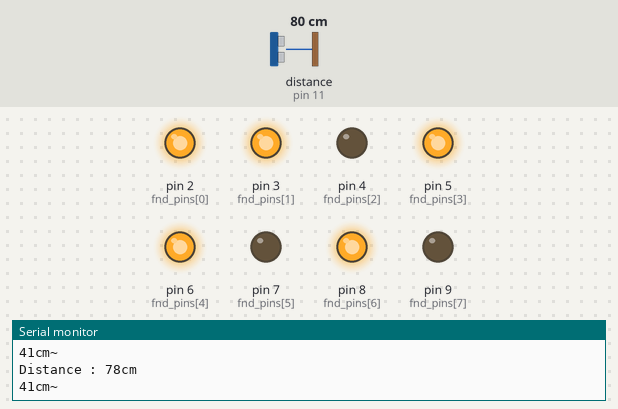
Bench run of a sketch on a simulated Arduino Uno, built with avr-gcc and run on an emulated ATmega328P. On the bench: output pins drawn as LEDs (lit = HIGH), the last lines printed to the serial monitor. Wiring (inferred from the names in the program): ultrasonic range finder: trigger pin 12; echo pin 11. The test bench sets the inputs (shaded band); at power-on: distance to the obstacle (sensor on pin 11) 80 cm. The echo pulse lasts 58.3 µs per cm; pins used as bus, display or sensor lines are not drawn.

Above: at 1.2 s.
1.3 s: distance to the obstacle (sensor on pin 11) set to 45 cm
4.3 s: distance to the obstacle (sensor on pin 11) set to 36 cm
At 5.0 s:
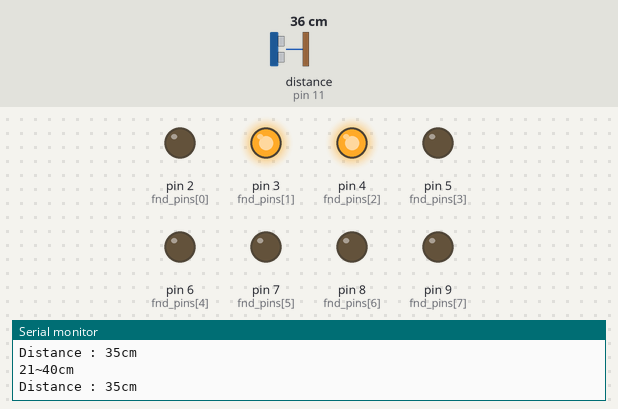
5.8 s: distance to the obstacle (sensor on pin 11) set to 23 cm
8.8 s: distance to the obstacle (sensor on pin 11) set to 18 cm
At 10.0 s:
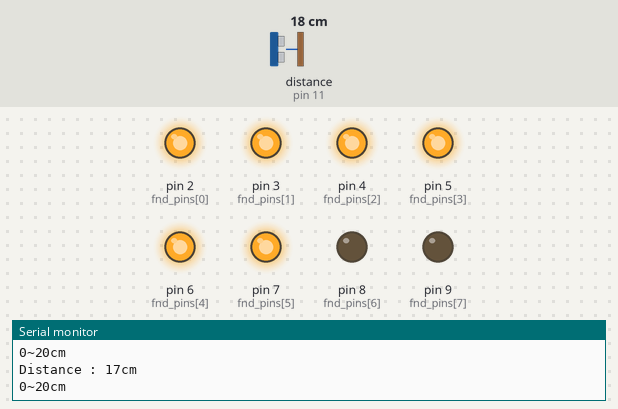
10.3 s: distance to the obstacle (sensor on pin 11) set to 120 cm
At 10.6 s:
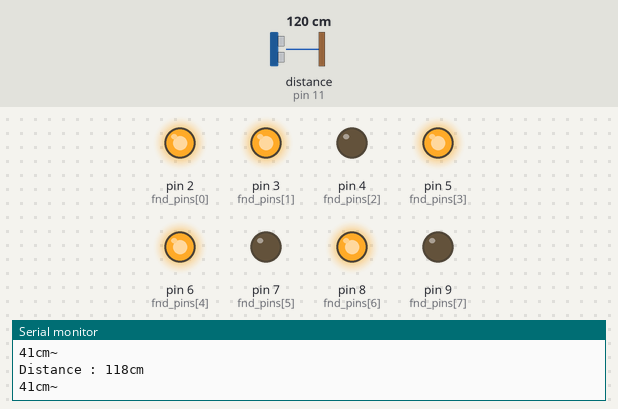
11.8 s: distance to the obstacle (sensor on pin 11) set to 17 cm
At 13.2 s:
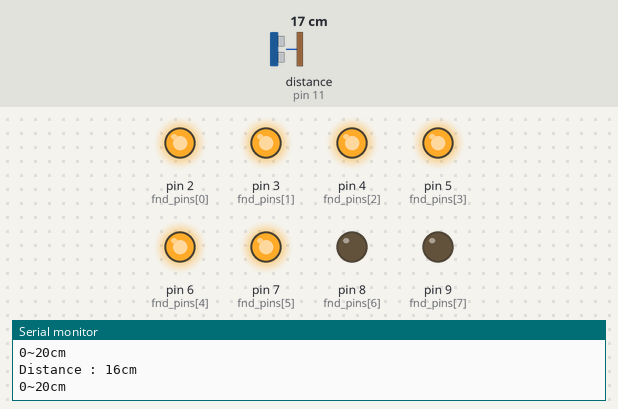
Timing chart, 0 to 14.8 s (numbered marks = the images above; inputs shaded):
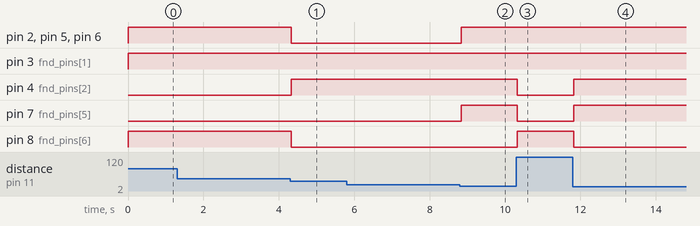

The sketch:

___FND_+_______.ino
```cpp
#define PIN_TRIG 12
#define PIN_ECHO 11

int ON = HIGH;
int OFF = LOW;

long duration;
int distance;

int digits[10][8] = {
    {ON, ON, ON, ON, ON, ON, OFF, OFF},
    {OFF, ON, ON, OFF, OFF, OFF, OFF, OFF},
    {ON, ON, OFF, ON, ON, OFF, ON, OFF},
    {ON, ON, ON, ON, OFF, OFF, ON, OFF},
    {OFF, ON, ON, OFF, OFF, ON, ON, OFF},
    {ON, OFF, ON, ON, OFF, ON, ON, OFF},
    {ON, OFF, ON, ON, ON, ON, ON, OFF},
    {ON, ON, ON, OFF, OFF, OFF, OFF, OFF},
    {ON, ON, ON, ON, ON, ON, ON, OFF},
    {ON, ON, ON, ON, OFF, ON, ON, OFF}
};

int fnd_pins[] = { 2, 3, 4, 5, 6, 7, 8, 9 };

void setup() {
    Serial.begin(9600);
    pinMode(PIN_TRIG, OUTPUT);
    pinMode(PIN_ECHO, INPUT);
    for (int k=0; k < 8; k++)
        pinMode(fnd_pins[k], OUTPUT);
}

void loop() {
    digitalWrite(PIN_TRIG, LOW);
    delayMicroseconds(2);
    digitalWrite(PIN_TRIG, HIGH);
    delayMicroseconds(10);
    digitalWrite(PIN_TRIG, LOW);

    duration = pulseIn(PIN_ECHO, HIGH);
    distance = duration * 340 * 100 / 1000000 / 2;

    Serial.print("Distance : ");
    Serial.print(distance);
    Serial.println("cm");

    if (distance < 20) {
        for (int k=0; k < 8; k++)
            digitalWrite(fnd_pins[k], digits[0][k]);
        Serial.println("0~20cm");
    } else if (distance < 40) {
        for (int k=0; k < 8; k++)
            digitalWrite(fnd_pins[k], digits[1][k]);
        Serial.println("21~40cm");
    } else {
        for (int k=0; k < 8; k++)
            digitalWrite(fnd_pins[k], digits[2][k]);
        Serial.println("41cm~");
    }
}
```

Measured:
- the behaviour switches between 41 and 40 cm on distance to the obstacle (sensor on pin 11) (found by bisection; images 0 and 1)
- the behaviour switches between 21 and 20 cm on distance to the obstacle (sensor on pin 11) (found by bisection; images 1 and 2)
- after the input at 4.3 s, pin 2 (fnd_pins[0]), pin 5 (fnd_pins[3]), pin 6 (fnd_pins[4]), pin 8 (fnd_pins[6]): HIGH → LOW at once; pin 4 (fnd_pins[2]): LOW → HIGH at once
- after the input at 8.8 s, pin 2 (fnd_pins[0]), pin 5 (fnd_pins[3]), pin 6 (fnd_pins[4]), pin 7 (fnd_pins[5]): LOW → HIGH at once
- after the input at 10.3 s, pin 4 (fnd_pins[2]), pin 7 (fnd_pins[5]): HIGH → LOW at once; pin 8 (fnd_pins[6]): LOW → HIGH at once
- after the input at 11.8 s, pin 4 (fnd_pins[2]), pin 7 (fnd_pins[5]): LOW → HIGH at once; pin 8 (fnd_pins[6]): HIGH → LOW at once
